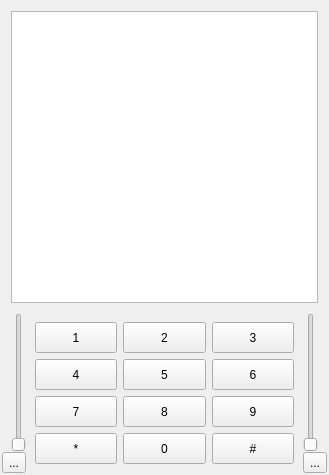
<?xml version="1.0" encoding="UTF-8"?>
<ui version="4.0">
 <class>SFLPhone</class>
 <widget class="QWidget" name="SFLPhone">
  <property name="geometry">
   <rect>
    <x>0</x>
    <y>0</y>
    <width>329</width>
    <height>475</height>
   </rect>
  </property>
  <property name="windowTitle">
   <string>Form</string>
  </property>
  <layout class="QVBoxLayout" name="verticalLayout">
   <property name="spacing">
    <number>1</number>
   </property>
   <property name="margin">
    <number>2</number>
   </property>
   <item>
    <widget class="QStackedWidget" name="stackedWidget_screen">
     <property name="sizePolicy">
      <sizepolicy hsizetype="Preferred" vsizetype="Expanding">
       <horstretch>0</horstretch>
       <verstretch>0</verstretch>
      </sizepolicy>
     </property>
     <property name="currentIndex">
      <number>0</number>
     </property>
     <widget class="QWidget" name="page_callList">
      <layout class="QHBoxLayout" name="horizontalLayout_3">
       <item>
        <widget class="QListWidget" name="listWidget_callList">
         <property name="sizePolicy">
          <sizepolicy hsizetype="Expanding" vsizetype="Expanding">
           <horstretch>0</horstretch>
           <verstretch>0</verstretch>
          </sizepolicy>
         </property>
        </widget>
       </item>
      </layout>
     </widget>
     <widget class="QWidget" name="page_callHistory">
      <layout class="QVBoxLayout" name="verticalLayout_3">
       <item>
        <widget class="QListWidget" name="listWidget_callHistory"/>
       </item>
       <item>
        <widget class="QLineEdit" name="lineEdit_searchHistory"/>
       </item>
      </layout>
     </widget>
     <widget class="QWidget" name="page_addressBook">
      <layout class="QVBoxLayout" name="verticalLayout_5">
       <item>
        <widget class="QListWidget" name="listWidget_addressBook"/>
       </item>
       <item>
        <widget class="QLineEdit" name="lineEdit_addressBook"/>
       </item>
      </layout>
     </widget>
    </widget>
   </item>
   <item>
    <widget class="QWidget" name="widget_dialpadAndControls" native="true">
     <property name="sizePolicy">
      <sizepolicy hsizetype="Preferred" vsizetype="Minimum">
       <horstretch>0</horstretch>
       <verstretch>0</verstretch>
      </sizepolicy>
     </property>
     <property name="maximumSize">
      <size>
       <width>16777215</width>
       <height>160</height>
      </size>
     </property>
     <layout class="QHBoxLayout" name="horizontalLayout_2">
      <property name="spacing">
       <number>0</number>
      </property>
      <property name="margin">
       <number>0</number>
      </property>
      <item>
       <widget class="QWidget" name="widget_recVol" native="true">
        <property name="layoutDirection">
         <enum>Qt::RightToLeft</enum>
        </property>
        <layout class="QVBoxLayout" name="verticalLayout_4">
         <property name="spacing">
          <number>0</number>
         </property>
         <property name="margin">
          <number>0</number>
         </property>
         <item>
          <widget class="QSlider" name="slider_recVol">
           <property name="sizePolicy">
            <sizepolicy hsizetype="Fixed" vsizetype="Expanding">
             <horstretch>0</horstretch>
             <verstretch>0</verstretch>
            </sizepolicy>
           </property>
           <property name="minimumSize">
            <size>
             <width>0</width>
             <height>50</height>
            </size>
           </property>
           <property name="layoutDirection">
            <enum>Qt::RightToLeft</enum>
           </property>
           <property name="autoFillBackground">
            <bool>false</bool>
           </property>
           <property name="maximum">
            <number>100</number>
           </property>
           <property name="orientation">
            <enum>Qt::Vertical</enum>
           </property>
           <property name="invertedAppearance">
            <bool>false</bool>
           </property>
           <property name="invertedControls">
            <bool>false</bool>
           </property>
           <property name="tickPosition">
            <enum>QSlider::NoTicks</enum>
           </property>
          </widget>
         </item>
         <item>
          <widget class="QToolButton" name="toolButton_recVol">
           <property name="text">
            <string>...</string>
           </property>
           <property name="icon">
            <iconset>
             <normaloff>:/Images/mic_75.svg</normaloff>:/Images/mic_75.svg</iconset>
           </property>
           <property name="checkable">
            <bool>true</bool>
           </property>
          </widget>
         </item>
        </layout>
        <zorder>toolButton_recVol</zorder>
        <zorder>slider_recVol</zorder>
       </widget>
      </item>
      <item>
       <widget class="QWidget" name="widget_dialpad" native="true">
        <layout class="QGridLayout" name="gridLayout">
         <item row="0" column="1">
          <widget class="QPushButton" name="pushButton_1">
           <property name="sizePolicy">
            <sizepolicy hsizetype="Expanding" vsizetype="Expanding">
             <horstretch>0</horstretch>
             <verstretch>0</verstretch>
            </sizepolicy>
           </property>
           <property name="text">
            <string>1</string>
           </property>
          </widget>
         </item>
         <item row="0" column="2">
          <widget class="QPushButton" name="pushButton_2">
           <property name="sizePolicy">
            <sizepolicy hsizetype="Expanding" vsizetype="Expanding">
             <horstretch>0</horstretch>
             <verstretch>0</verstretch>
            </sizepolicy>
           </property>
           <property name="text">
            <string>2</string>
           </property>
           <property name="shortcut">
            <string>2</string>
           </property>
          </widget>
         </item>
         <item row="0" column="3">
          <widget class="QPushButton" name="pushButton_3">
           <property name="sizePolicy">
            <sizepolicy hsizetype="Expanding" vsizetype="Expanding">
             <horstretch>0</horstretch>
             <verstretch>0</verstretch>
            </sizepolicy>
           </property>
           <property name="text">
            <string>3</string>
           </property>
          </widget>
         </item>
         <item row="1" column="1">
          <widget class="QPushButton" name="pushButton_4">
           <property name="sizePolicy">
            <sizepolicy hsizetype="Expanding" vsizetype="Expanding">
             <horstretch>0</horstretch>
             <verstretch>0</verstretch>
            </sizepolicy>
           </property>
           <property name="text">
            <string>4</string>
           </property>
          </widget>
         </item>
         <item row="1" column="2">
          <widget class="QPushButton" name="pushButton_5">
           <property name="sizePolicy">
            <sizepolicy hsizetype="Expanding" vsizetype="Expanding">
             <horstretch>0</horstretch>
             <verstretch>0</verstretch>
            </sizepolicy>
           </property>
           <property name="text">
            <string>5</string>
           </property>
          </widget>
         </item>
         <item row="1" column="3">
          <widget class="QPushButton" name="pushButton_6">
           <property name="sizePolicy">
            <sizepolicy hsizetype="Expanding" vsizetype="Expanding">
             <horstretch>0</horstretch>
             <verstretch>0</verstretch>
            </sizepolicy>
           </property>
           <property name="text">
            <string>6</string>
           </property>
          </widget>
         </item>
         <item row="2" column="1">
          <widget class="QPushButton" name="pushButton_7">
           <property name="sizePolicy">
            <sizepolicy hsizetype="Expanding" vsizetype="Expanding">
             <horstretch>0</horstretch>
             <verstretch>0</verstretch>
            </sizepolicy>
           </property>
           <property name="text">
            <string>7</string>
           </property>
          </widget>
         </item>
         <item row="2" column="2">
          <widget class="QPushButton" name="pushButton_8">
           <property name="sizePolicy">
            <sizepolicy hsizetype="Expanding" vsizetype="Expanding">
             <horstretch>0</horstretch>
             <verstretch>0</verstretch>
            </sizepolicy>
           </property>
           <property name="text">
            <string>8</string>
           </property>
          </widget>
         </item>
         <item row="2" column="3">
          <widget class="QPushButton" name="pushButton_9">
           <property name="sizePolicy">
            <sizepolicy hsizetype="Expanding" vsizetype="Expanding">
             <horstretch>0</horstretch>
             <verstretch>0</verstretch>
            </sizepolicy>
           </property>
           <property name="text">
            <string>9</string>
           </property>
          </widget>
         </item>
         <item row="3" column="1">
          <widget class="QPushButton" name="pushButton_etoile">
           <property name="sizePolicy">
            <sizepolicy hsizetype="Expanding" vsizetype="Expanding">
             <horstretch>0</horstretch>
             <verstretch>0</verstretch>
            </sizepolicy>
           </property>
           <property name="text">
            <string>*</string>
           </property>
          </widget>
         </item>
         <item row="3" column="2">
          <widget class="QPushButton" name="pushButton_0">
           <property name="sizePolicy">
            <sizepolicy hsizetype="Expanding" vsizetype="Expanding">
             <horstretch>0</horstretch>
             <verstretch>0</verstretch>
            </sizepolicy>
           </property>
           <property name="text">
            <string>0</string>
           </property>
          </widget>
         </item>
         <item row="3" column="3">
          <widget class="QPushButton" name="pushButton_diese">
           <property name="sizePolicy">
            <sizepolicy hsizetype="Expanding" vsizetype="Expanding">
             <horstretch>0</horstretch>
             <verstretch>0</verstretch>
            </sizepolicy>
           </property>
           <property name="text">
            <string>#</string>
           </property>
          </widget>
         </item>
        </layout>
       </widget>
      </item>
      <item>
       <widget class="QWidget" name="widget_sndVol" native="true">
        <layout class="QVBoxLayout" name="verticalLayout_2">
         <property name="spacing">
          <number>0</number>
         </property>
         <property name="margin">
          <number>0</number>
         </property>
         <item>
          <widget class="QSlider" name="slider_sndVol">
           <property name="sizePolicy">
            <sizepolicy hsizetype="Fixed" vsizetype="Expanding">
             <horstretch>0</horstretch>
             <verstretch>0</verstretch>
            </sizepolicy>
           </property>
           <property name="minimumSize">
            <size>
             <width>0</width>
             <height>50</height>
            </size>
           </property>
           <property name="layoutDirection">
            <enum>Qt::LeftToRight</enum>
           </property>
           <property name="autoFillBackground">
            <bool>false</bool>
           </property>
           <property name="maximum">
            <number>100</number>
           </property>
           <property name="orientation">
            <enum>Qt::Vertical</enum>
           </property>
           <property name="tickPosition">
            <enum>QSlider::NoTicks</enum>
           </property>
          </widget>
         </item>
         <item>
          <widget class="QToolButton" name="toolButton_sndVol">
           <property name="text">
            <string>...</string>
           </property>
           <property name="icon">
            <iconset>
             <normaloff>:/Images/speaker_75.svg</normaloff>:/Images/speaker_75.svg</iconset>
           </property>
           <property name="checkable">
            <bool>true</bool>
           </property>
           <property name="checked">
            <bool>false</bool>
           </property>
          </widget>
         </item>
        </layout>
       </widget>
      </item>
     </layout>
    </widget>
   </item>
  </layout>
  <action name="action_accept">
   <property name="icon">
    <iconset resource="resources.qrc">
     <normaloff>:/images/icons/call.svg</normaloff>:/images/icons/call.svg</iconset>
   </property>
   <property name="text">
    <string>&amp;Pick up</string>
   </property>
  </action>
  <action name="action_refuse">
   <property name="icon">
    <iconset resource="resources.qrc">
     <normaloff>:/images/icons/hang_up.svg</normaloff>:/images/icons/hang_up.svg</iconset>
   </property>
   <property name="text">
    <string>&amp;Hang up</string>
   </property>
  </action>
  <action name="action_hold">
   <property name="icon">
    <iconset resource="resources.qrc">
     <normaloff>:/images/icons/hold.svg</normaloff>:/images/icons/hold.svg</iconset>
   </property>
   <property name="text">
    <string>H&amp;old</string>
   </property>
  </action>
  <action name="action_transfer">
   <property name="checkable">
    <bool>true</bool>
   </property>
   <property name="icon">
    <iconset resource="resources.qrc">
     <normaloff>:/images/icons/transfert.svg</normaloff>:/images/icons/transfert.svg</iconset>
   </property>
   <property name="text">
    <string>&amp;Transfer</string>
   </property>
  </action>
  <action name="action_history">
   <property name="checkable">
    <bool>true</bool>
   </property>
   <property name="icon">
    <iconset resource="resources.qrc">
     <normaloff>:/images/icons/history2.svg</normaloff>:/images/icons/history2.svg</iconset>
   </property>
   <property name="text">
    <string>H&amp;istory</string>
   </property>
  </action>
  <action name="action_mailBox">
   <property name="icon">
    <iconset resource="resources.qrc">
     <normaloff>:/images/icons/mailbox.svg</normaloff>:/images/icons/mailbox.svg</iconset>
   </property>
   <property name="text">
    <string>&amp;Mailbox</string>
   </property>
  </action>
  <action name="action_configureAccounts">
   <property name="icon">
    <iconset resource="resources.qrc">
     <normaloff>:/images/icons/stock_person.svg</normaloff>:/images/icons/stock_person.svg</iconset>
   </property>
   <property name="text">
    <string>Configure &amp;accounts</string>
   </property>
  </action>
  <action name="action_configureAudio">
   <property name="icon">
    <iconset resource="resources.qrc">
     <normaloff>:/images/icons/icon_volume.svg</normaloff>:/images/icons/icon_volume.svg</iconset>
   </property>
   <property name="text">
    <string>Configure a&amp;udio</string>
   </property>
  </action>
  <action name="action_configureSflPhone">
   <property name="icon">
    <iconset resource="resources.qrc">
     <normaloff>:/images/icons/sflphone.png</normaloff>:/images/icons/sflphone.png</iconset>
   </property>
   <property name="text">
    <string>&amp;Configure SFLPhone</string>
   </property>
  </action>
  <action name="action_displayVolumeControls">
   <property name="checkable">
    <bool>true</bool>
   </property>
   <property name="checked">
    <bool>true</bool>
   </property>
   <property name="icon">
    <iconset resource="resources.qrc">
     <normaloff>:/images/icons/icon_volume_off.svg</normaloff>:/images/icons/icon_volume_off.svg</iconset>
   </property>
   <property name="text">
    <string>Display &amp;volume bars</string>
   </property>
  </action>
  <action name="action_About">
   <property name="text">
    <string>&amp;About</string>
   </property>
  </action>
  <action name="action_displayDialpad">
   <property name="checkable">
    <bool>true</bool>
   </property>
   <property name="checked">
    <bool>true</bool>
   </property>
   <property name="icon">
    <iconset resource="resources.qrc">
     <normaloff>:/images/icons/icon_dialpad.svg</normaloff>:/images/icons/icon_dialpad.svg</iconset>
   </property>
   <property name="text">
    <string>Display &amp;dialpad</string>
   </property>
  </action>
  <action name="action_record">
   <property name="checkable">
    <bool>true</bool>
   </property>
   <property name="icon">
    <iconset resource="resources.qrc">
     <normaloff>:/images/icons/del_off.png</normaloff>:/images/icons/del_off.png</iconset>
   </property>
   <property name="text">
    <string>&amp;Record</string>
   </property>
  </action>
  <action name="action_accountCreationWizard">
   <property name="text">
    <string>Account creation &amp;wizard</string>
   </property>
  </action>
  <action name="action_addressBook">
   <property name="checkable">
    <bool>true</bool>
   </property>
   <property name="icon">
    <iconset resource="resources.qrc">
     <normaloff>:/images/icons/x-office-address-book.png</normaloff>:/images/icons/x-office-address-book.png</iconset>
   </property>
   <property name="text">
    <string>Address book</string>
   </property>
  </action>
 </widget>
 <resources>
  <include location="resources.qrc"/>
 </resources>
 <connections/>
</ui>
